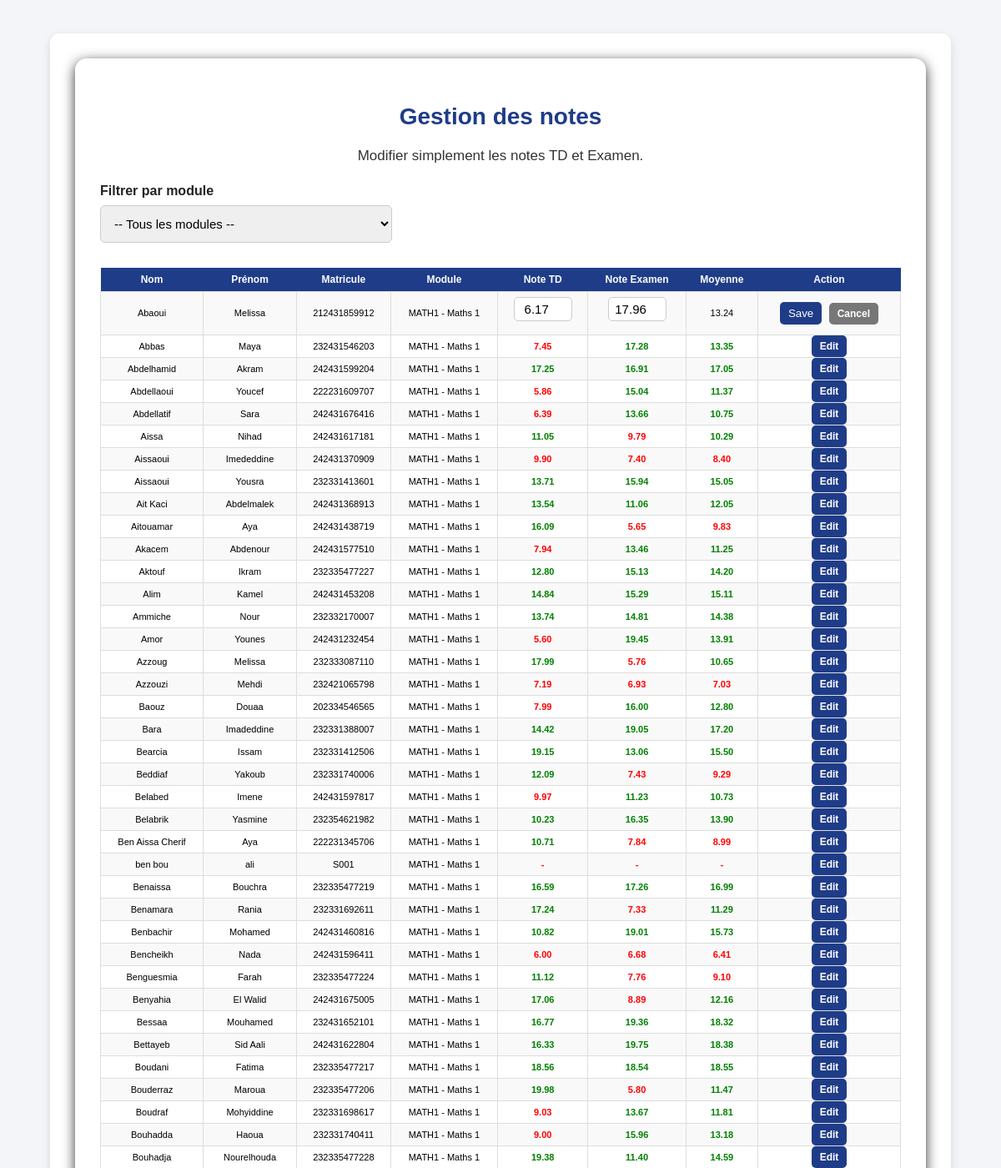
/public/notes/notes.php?student_id=68&module_id=1 (signed in, upper part), run on the app's committed database.
### tables this page shows
CREATE TABLE `modules` (
  `id` int(11) NOT NULL,
  `code` varchar(20) NOT NULL,
  `name` varchar(20) NOT NULL,
  `teacher_id` int(11) NOT NULL,
  `coefficient` int(11) DEFAULT NULL
);

CREATE TABLE `users` (
  `id` int(11) NOT NULL COMMENT 'technical id for the db',
  `identifier` varchar(20) NOT NULL COMMENT 'employee id/ matricule',
  `password` varchar(255) NOT NULL,
  `role` enum('student','teacher','admin') NOT NULL,
  `first_name` varchar(20) NOT NULL,
  `last_name` varchar(20) NOT NULL,
  `email` varchar(50) NOT NULL,
  `created` timestamp NOT NULL DEFAULT current_timestamp() ON UPDATE current_timestamp() COMMENT 'timestamp for creation of the account',
  `status` tinyint(1) NOT NULL DEFAULT 1
  
);

### public/notes/notes.php (the view, shortened to what this page needs)
<?php
require_once "../../config/bd.php";
$teacher_id = intval($_SESSION["id"]);
$selected_module_id = isset($_GET["filter_module"]) ? intval($_GET["filter_module"]) : 0;
$edit_student_id = isset($_GET["student_id"]) ? intval($_GET["student_id"]) : 0;
$edit_module_id  = isset($_GET["module_id"]) ? intval($_GET["module_id"]) : 0;
$rows = [];
$sql = "
    SELECT
        users.id AS student_id,
        users.last_name,
        users.first_name,
        users.identifier,
        modules.id AS module_id,
        modules.code,
        modules.name,
        ROUND(MAX(CASE WHEN notes.type = 'td' THEN notes.value END), 2) AS td_note,
        ROUND(MAX(CASE WHEN notes.type = 'exam' THEN notes.value END), 2) AS exam_note
    FROM users
    CROSS JOIN modules
    LEFT JOIN notes
        ON notes.student_id = users.id
        AND notes.module_id = modules.id
    WHERE users.role = 'student'
      AND modules.teacher_id = ?
";
$sql .= "
    GROUP BY users.id, users.last_name, users.first_name, users.identifier, modules.id, modules.code, modules.name
    ORDER BY users.last_name ASC, users.first_name ASC
";
$stmt = mysqli_prepare($conn, $sql);
if ($stmt) {
    if ($selected_module_id > 0) {
        mysqli_stmt_bind_param($stmt, "ii", $teacher_id, $selected_module_id);
    } else {
        mysqli_stmt_bind_param($stmt, "i", $teacher_id);
    }
    mysqli_stmt_execute($stmt);
    $result = mysqli_stmt_get_result($stmt);
    while ($row = mysqli_fetch_assoc($result)) {
        $rows[] = $row;
    }
}
?>
<!DOCTYPE html>
<html lang="fr">
<head>
    <link rel="stylesheet" href="../assets/style.css">
</head>
<body>
<div class="container">
    <div class="card">
        <h1>Gestion des notes</h1>
        <p>Modifier simplement les notes TD et Examen.</p>
        <form method="GET" class="filter-form">
            <label for="filter_module">Filtrer par module</label>
            <select name="filter_module" id="filter_module" onchange="this.form.submit()">
                <option value="0">-- Tous les modules --</option>
            </select>
        </form>
        <table>
            <tr>
                <th>Nom</th>
                <th>Prénom</th>
                <th>Matricule</th>
                <th>Module</th>
                <th>Note TD</th>
                <th>Note Examen</th>
                <th>Moyenne</th>
                <th>Action</th>
            </tr>
            <?php foreach ($rows as $row) : ?>
                <?php
                $td = $row["td_note"];
                $exam = $row["exam_note"];
                if ($td !== null && $exam !== null) {
                    $moyenne = round(($td * 0.4) + ($exam * 0.6), 2);
                } else {
                    $moyenne = null;
                }
                ?>
                <?php if ($edit_student_id == $row["student_id"] && $edit_module_id == $row["module_id"]) : ?>
                    <tr>
                        <form method="POST">
                            <td><?php echo htmlspecialchars($row["last_name"]); ?></td>
                            <td><?php echo htmlspecialchars($row["first_name"]); ?></td>
                            <td><?php echo htmlspecialchars($row["identifier"]); ?></td>
                            <td><?php echo htmlspecialchars($row["code"] . " - " . $row["name"]); ?></td>
                            <td>
                                <input type="number" step="0.01" min="0" max="20" name="td_value"
                                       class="note-input"
                                       value="<?php echo ($td !== null) ? htmlspecialchars($td) : ""; ?>">
                            </td>
                            <td>
                                <input type="number" step="0.01" min="0" max="20" name="exam_value"
                                       class="note-input"
                                       value="<?php echo ($exam !== null) ? htmlspecialchars($exam) : ""; ?>">
                            </td>
                            <td>
                                <?php echo ($moyenne !== null) ? number_format($moyenne, 2) : "-"; ?>
                            </td>
                            <td>
                                <button type="submit" class="action-btn">Save</button>
                                <a class="action-btn cancel-btn" href="notes.php<?php echo ($selected_module_id > 0) ? '?filter_module=' . $selected_module_id : ''; ?>">Cancel</a>
                            </td>
                        </form>
                    </tr>
                <?php else : ?>
                    <tr>
                        <td><?php echo htmlspecialchars($row["last_name"]); ?></td>
                        <td><?php echo htmlspecialchars($row["first_name"]); ?></td>
                        <td><?php echo htmlspecialchars($row["identifier"]); ?></td>
                        <td><?php echo htmlspecialchars($row["code"] . " - " . $row["name"]); ?></td>
                        <td class="<?php echo ($td !== null && $td >= 10) ? 'good' : 'bad'; ?>">
                            <?php echo ($td !== null) ? number_format($td, 2) : "-"; ?>
                        </td>
                        <td class="<?php echo ($exam !== null && $exam >= 10) ? 'good' : 'bad'; ?>">
                            <?php echo ($exam !== null) ? number_format($exam, 2) : "-"; ?>
                        </td>
                        <td class="<?php echo ($moyenne !== null && $moyenne >= 10) ? 'good' : 'bad'; ?>">
                            <?php echo ($moyenne !== null) ? number_format($moyenne, 2) : "-"; ?>
                        </td>
                        <td>
                            <a class="action-btn" href="notes.php?student_id=<?php echo $row["student_id"]; ?>&module_id=<?php echo $row["module_id"]; ?><?php echo ($selected_module_id > 0) ? '&filter_module=' . $selected_module_id : ''; ?>">
                                Edit
                            </a>
                        </td>
                    </tr>
                <?php endif; ?>
            <?php endforeach; ?>
        </table>
    </div>
</div>
</body>
</html>

### public/assets/style.css (style rules this page uses)
* { box-sizing: border-box; }
body { font-family: Arial, sans-serif; background-color: #f3f5f9; margin: 0; padding: 0; overflow-x: hidden; }
.container { width: 90%; max-width: 1100px; margin: 40px auto; background-color: #ffffff; padding: 30px; border-radius: 12px; box-shadow: 0 4px 12px rgba(0, 0, 0, 0.12); text-align: center; }
h1 { color: #1f3c88; margin-bottom: 15px; font-size: 28px; }
p { font-size: 17px; color: #333; line-height: 1.6; }
form { margin-top: 20px; text-align: left; }
label { display: block; margin-top: 12px; margin-bottom: 6px; color: #222; font-weight: bold; }
input, select { width: 100%; padding: 12px; border: 1px solid #ccc; border-radius: 6px; margin-bottom: 10px; font-size: 15px; box-sizing: border-box; }
.card { background-color: #ffffff; border-radius: 14px; padding: 35px 30px; box-shadow: 0 4px 15px rgba(0, 0, 0, 0.8); text-align: center; }
table { width: 100%; border-collapse: collapse; margin-top: 10px; font-size: 11px; }
table th { background-color: #1f3c88; color: white; padding: 6px; font-size: 12px; }
table td { border: 1px solid #ddd; padding: 5px; font-size: 11px; }
table tr:nth-child(even) { background-color: #f9f9f9; }
.note-input { width: 70px; padding: 5px; text-align: center; border-radius: 5px; border: 1px solid #ccc; }
.action-btn { background-color: #1f3c88; color: white; padding: 6px 10px; border-radius: 5px; text-decoration: none; border: none; cursor: pointer; }
.filter-form { margin-bottom: 20px; text-align: left; }
.filter-form label { display: block; margin-bottom: 8px; font-weight: bold; }
.good { color: green; font-weight: bold; }
.bad { color: red; font-weight: bold; }
.cancel-btn { background-color: #777; margin-left: 5px; }
.filter-form select { max-width: 350px; }
table td:last-child { font-weight: bold; font-size: 12px; margin-top: 12px; }
table td { text-align: center; padding: 6px; }
table th { text-align: center; padding: 7px; }

### data on the page
modules: users.last_name "Abaoui", users.first_name "Melissa", users.identifier "212431859912", code+name "MATH1 - Maths 1", td_value "6.17", exam_value "17.96", moyenne "13.24", users.last_name "Abbas", users.first_name "Maya", users.identifier "232431546203", td "7.45", exam "17.28", moyenne "13.35", users.last_name "Abdelhamid", users.first_name "Akram", users.identifier "242431599204", td "17.25", exam "16.91", moyenne "17.05", users.last_name "Abdellaoui", users.first_name "Youcef", users.identifier "222231609707", td "5.86", exam "15.04", moyenne "11.37", users.last_name "Abdellatif", users.first_name "Sara", users.identifier "242431676416", td "6.39", exam "13.66", moyenne "10.75", users.last_name "Aissa", users.first_name "Nihad", users.identifier "242431617181", td "11.05", exam "9.79", moyenne "10.29", users.last_name "Aissaoui", users.first_name "Imededdine", users.identifier "242431370909", td "9.90", exam "7.40", moyenne "8.40", users.first_name "Yousra", users.identifier "232331413601", td "13.71", exam "15.94", moyenne "15.05", users.last_name "Ait Kaci", users.first_name "Abdelmalek", users.identifier "242431368913", td "13.54", exam "11.06", moyenne "12.05", users.last_name "Aitouamar", users.first_name "Aya", users.identifier "242431438719", td "16.09", exam "5.65", moyenne "9.83", users.last_name "Akacem", users.first_name "Abdenour", users.identifier "242431577510", td "7.94", exam "13.46", moyenne "11.25", users.last_name "Aktouf", users.first_name "Ikram", users.identifier "232335477227", td "12.80", exam "15.13", moyenne "14.20", users.last_name "Alim", users.first_name "Kamel", users.identifier "242431453208", td "14.84", exam "15.29", moyenne "15.11", users.last_name "Ammiche", users.first_name "Nour", users.identifier "232332170007", td "13.74", exam "14.81", moyenne "14.38", users.last_name "Amor", users.first_name "Younes", users.identifier "242431232454", td "5.60", exam "19.45", moyenne "13.91", users.last_name "Azzoug", users.identifier "232333087110", td "17.99", exam "5.76", moyenne "10.65", users.last_name "Azzouzi", users.first_name "Mehdi", users.identifier "232421065798", td "7.19", exam "6.93", moyenne "7.03", users.last_name "Baouz", users.first_name "Douaa", users.identifier "202334546565", td "7.99", exam "16.00", moyenne "12.80", users.last_name "Bara", users.first_name "Imadeddine", users.identifier "232331388007", td "14.42", exam "19.05", moyenne "17.20", users.last_name "Bearcia", users.first_name "Issam", users.identifier "232331412506", td "19.15", exam "13.06", moyenne "15.50", users.last_name "Beddiaf", users.first_name "Yakoub", users.identifier "232331740006", td "12.09", exam "7.43", moyenne "9.29", users.last_name "Belabed", users.first_name "Imene", users.identifier "242431597817", td "9.97", exam "11.23", moyenne "10.73", users.last_name "Belabrik", users.first_name "Yasmine", users.identifier "232354621982", td "10.23", exam "16.35", moyenne "13.90", users.last_name "Ben Aissa Cherif", users.identifier "222231345706", td "10.71", exam "7.84", moyenne "8.99", users.last_name "ben bou", users.first_name "ali", users.identifier "S001", users.last_name "Benaissa", users.first_name "Bouchra", users.identifier "232335477219", td "16.59", exam "17.26", moyenne "16.99", users.last_name "Benamara", users.first_name "Rania", users.identifier "232331692611", td "17.24", exam "7.33", moyenne "11.29", users.last_name "Benbachir", users.first_name "Mohamed", users.identifier "242431460816", td "10.82", exam "19.01", moyenne "15.73", users.last_name "Bencheikh", users.first_name "Nada", users.identifier "242431596411", td "6.00", exam "6.68", moyenne "6.41", users.last_name "Benguesmia", users.first_name "Farah", users.identifier "232335477224", td "11.12", exam "7.76", moyenne "9.10", users.last_name "Benyahia", users.first_name "El Walid", users.identifier "242431675005", td "17.06", exam "8.89", moyenne "12.16", users.last_name "Bessaa", users.first_name "Mouhamed", users.identifier "232431652101", td "16.77", exam "19.36", moyenne "18.32", users.last_name "Bettayeb", users.first_name "Sid Aali", users.identifier "242431622804", td "16.33", exam "19.75", moyenne "18.38", users.last_name "Boudani", users.first_name "Fatima", users.identifier "232335477217", td "18.56", exam "18.54", moyenne "18.55", users.last_name "Bouderraz", users.first_name "Maroua", users.identifier "232335477206", td "19.98", exam "5.80", moyenne "11.47", users.last_name "Boudraf", users.first_name "Mohyiddine", users.identifier "232331698617", td "9.03", exam "13.67", moyenne "11.81", users.last_name "Bouhadda", users.first_name "Haoua", users.identifier "232331740411", td "9.00", exam "15.96", moyenne "13.18", users.last_name "Bouhadja", users.first_name "Nourelhouda", users.identifier "232335477228", td "19.38", exam "11.40", moyenne "14.59"
